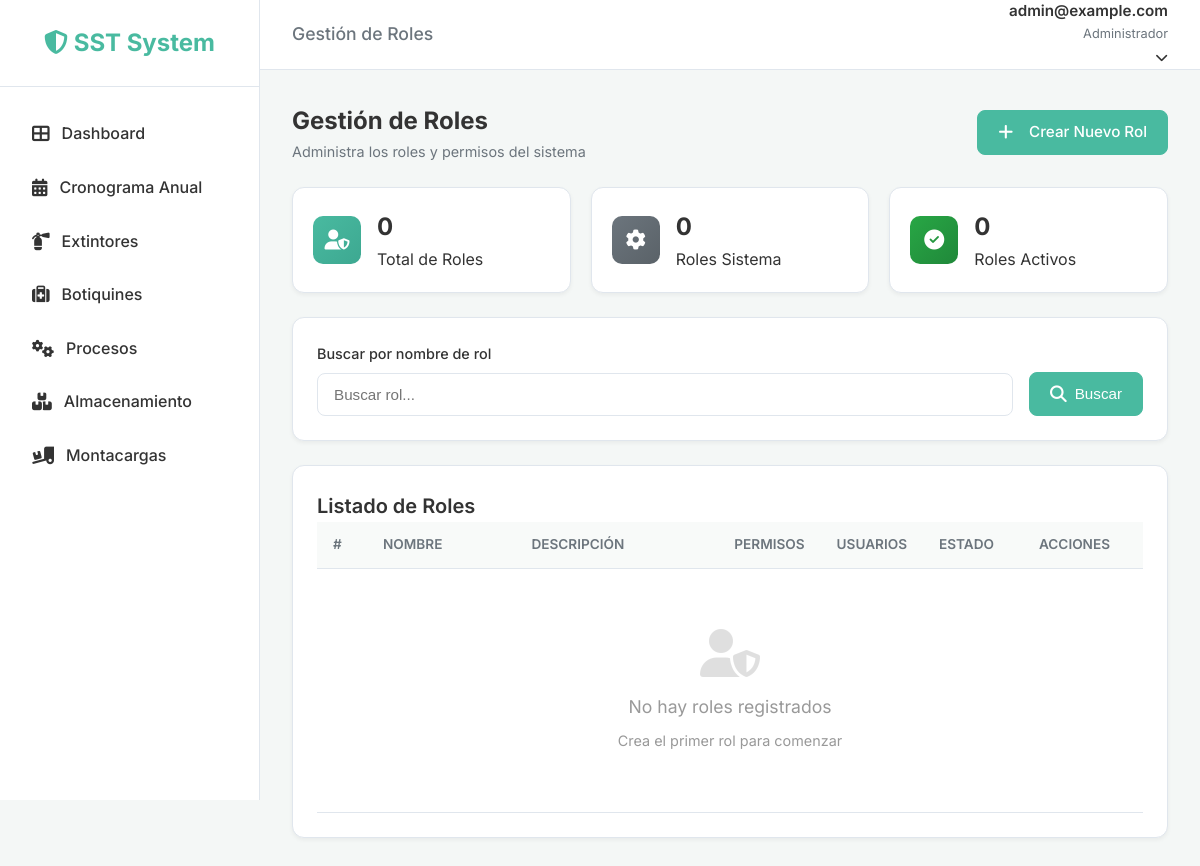
The page /roles/ (signed in) on the database as committed earlier.
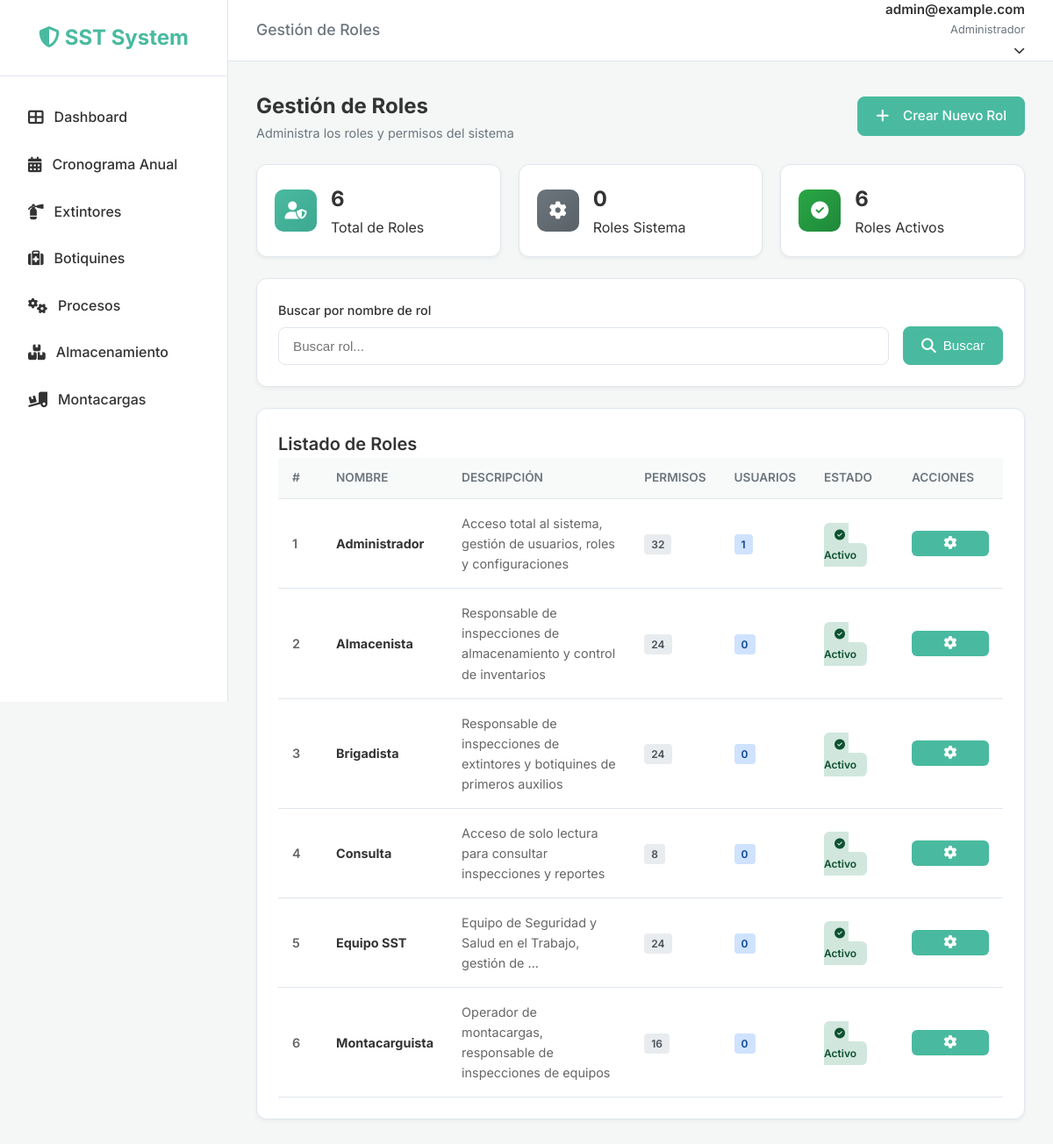
The same page on the database as committed later.
### roles/models.py (models this page shows, shortened)
class Role(models.Model):
    name = models.CharField(max_length=100, unique=True, verbose_name='Nombre del Rol')
    description = models.TextField(blank=True, verbose_name='Descripción')
    permissions = models.ManyToManyField(Permission, blank=True, related_name='roles', verbose_name='Permisos')
    is_active = models.BooleanField(default=True, verbose_name='Activo')
    is_system_role = models.BooleanField(default=False, verbose_name='Rol del Sistema')
    created_at = models.DateTimeField(auto_now_add=True)
    updated_at = models.DateTimeField(auto_now=True)
    class Meta:
        verbose_name = 'Rol'
        verbose_name_plural = 'Roles'
        ordering = ['name']

### roles/views.py (the view)
# urls.py: path('', views.RoleListView.as_view(), name='role_list'),
class RoleListView(LoginRequiredMixin, ListView):
    model = Role
    template_name = 'roles/role_list.html'
    context_object_name = 'roles'
    def get_queryset(self):
        queryset = Role.objects.all().prefetch_related('permissions', 'users')
        search_query = self.request.GET.get('search', '')
        if search_query:
            queryset = queryset.filter(name__icontains=search_query)
        return queryset
    def get_context_data(self, **kwargs):
        context = super().get_context_data(**kwargs)
        context['total_roles'] = Role.objects.count()
        context['system_roles'] = Role.objects.filter(is_system_role=True).count()
        context['active_roles'] = Role.objects.filter(is_active=True).count()
        context['search'] = self.request.GET.get('search', '')
        return context

### templates/roles/role_list.html (shortened to what the changed rows need)
{% extends 'base.html' %}
{% block header_title %}Gestión de Roles{% endblock %}
{% block content %}
<div class="dashboard-header">
    <div>
        <h1 style="font-size: 1.5rem; font-weight: 700;">Gestión de Roles</h1>
    </div>
</div>
<div class="stats-container">
    <div class="stat-card">
        <div class="stat-info">
            <div class="stat-value">{{ total_roles }}</div>
            <div class="stat-label">Total de Roles</div>
        </div>
    </div>
    <div class="stat-card">
        <div class="stat-info">
            <div class="stat-value">{{ active_roles }}</div>
            <div class="stat-label">Roles Activos</div>
        </div>
    </div>
</div>
<div class="card">
    <div class="table-wrapper">
        <table>
            <thead>
                <tr>
                    <th style="width: 50px;">#</th>
                    <th>Nombre</th>
                    <th>Descripción</th>
                    <th style="width: 100px;">Permisos</th>
                    <th style="width: 100px;">Usuarios</th>
                    <th style="width: 100px;">Estado</th>
                    <th style="width: 120px;">Acciones</th>
                </tr>
            </thead>
            <tbody>
                {% for role in roles %}
                <tr>
                    <td style="font-weight: 600; color: #666;">{{ forloop.counter }}</td>
                    <td>
                        <strong>{{ role.name }}</strong>
                    </td>
                    <td style="color: #666;">{{ role.description|truncatewords:10 }}</td>
                    <td>
                        <span
                            style="background: #e9ecef; color: #495057; padding: 4px 8px; border-radius: 4px; font-size: 0.75rem; font-weight: 600;">
                            {{ role.permissions.count }}
                        </span>
                    </td>
                    <td>
                        <span
                            style="background: #cfe2ff; color: #084298; padding: 4px 8px; border-radius: 4px; font-size: 0.75rem; font-weight: 600;">
                            {{ role.users.count }}
                        </span>
                    </td>
                    <td>
                        {% if role.is_active %}
                        <span
                            style="background: #d1e7dd; color: #0f5132; padding: 6px 12px; border-radius: 6px; font-size: 0.75rem; font-weight: 600;">
                            <i class="fas fa-check-circle" style="margin-right: 4px;"></i> Activo
                        </span>
                        {% else %}
                        <span
                            style="background: #f8d7da; color: #842029; padding: 6px 12px; border-radius: 6px; font-size: 0.75rem; font-weight: 600;">
                            <i class="fas fa-ban" style="margin-right: 4px;"></i> Inactivo
                        </span>
                        {% endif %}
                    </td>
                    <td>
                        <div style="position: relative;">
                            <button class="btn btn-sm"
                                style="background: #49BAA0; color: white; padding: 6px 12px; width: 100%;"
                                onclick="toggleRoleMenu({{ role.pk }})" title="Acciones">
                                <i class="fas fa-cog"></i>
                            </button>
                        </div>
                    </td>
                </tr>
                {% empty %}
                <tr>
                    <td colspan="7" style="text-align: center; padding: 60px 20px; color: #999;">
                        <i class="fas fa-user-shield" style="font-size: 3rem; margin-bottom: 16px; opacity: 0.3;"></i>
                        <p style="font-size: 1.1rem; margin-bottom: 8px;">No hay roles registrados</p>
                        <p style="font-size: 0.9rem;">Crea el primer rol para comenzar</p>
                    </td>
                </tr>
                {% endfor %}
            </tbody>
        </table>
    </div>
</div>
</div>
{% endblock %}

Rows that differ between the two databases and show on the page:
added Role: name "Administrador", description "Acceso total al sistema, gestión de usuarios, roles y configuraciones", permissions.count "32", users.count "1", is_active True (drawn)
added Role: name "Almacenista", description "Responsable de inspecciones de almacenamiento y control de inventarios", permissions.count "24", users.count "0", is_active True (drawn)
added Role: name "Brigadista", description "Responsable de inspecciones de extintores y botiquines de primeros auxilios", permissions.count "24", users.count "0", is_active True (drawn)
added Role: name "Consulta", description "Acceso de solo lectura para consultar inspecciones y reportes", permissions.count "8", users.count "0", is_active True (drawn)
added Role: name "Equipo SST", description "Equipo de Seguridad y Salud en el Trabajo, gestión de …", permissions.count "24", users.count "0", is_active True (drawn)
added Role: name "Montacarguista", description "Operador de montacargas, responsable de inspecciones de equipos", permissions.count "16", users.count "0", is_active True (drawn)
Other text that changed with them:
{{ total_roles }}: "0" → "6"
{{ active_roles }}: "0" → "6"
text no longer shown: "No hay roles registrados Crea el primer rol para comenzar"
